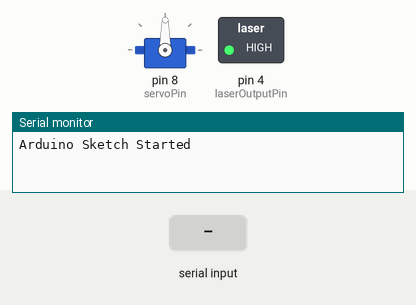
Recording of a sketch running on a simulated Arduino Uno, built with avr-gcc and run on an emulated ATmega328P. On the bench: servo, switched loads named in the sketch (green lamp = pin HIGH), the last lines printed to the serial monitor. The test bench sets the inputs (shaded band).

Above: at 1.2 s.
1.3 s: "D" received over Serial
At 4.1 s:
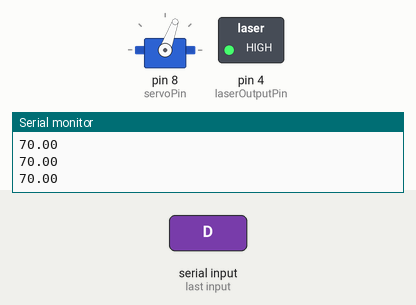
4.3 s: "U" received over Serial
At 5.1 s:
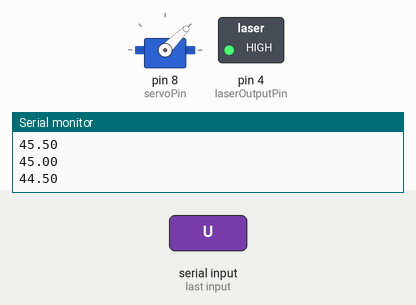
At 6.8 s:
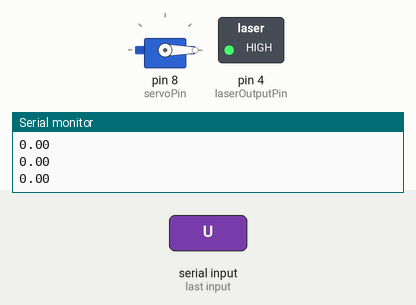
Timing chart, 0 to 8.3 s (numbered marks = the images above; inputs shaded):
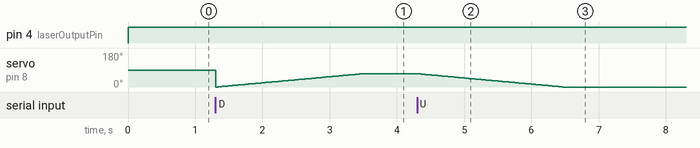

The sketch:

SD1_Team2_Production_v02.ino.ino
```cpp
//Add servo library and initialize servo object
#include <Servo.h>
Servo myservo;

//Define constants
#define dirPin 2
#define stepPin 3
//#define stepsPerRevolution 200
#define laserOutputPin 4
#define stepperM0 5
#define stepperM1 6
#define stepperM2 7
#define servoPin 8
#define speed 80000
#define revs 0.05
#define stepsPerRevolution 200

//Define global position variable for servo

double servoPosition=0;
char appCommand;
//_________________________________________________________________________________
// Function Definitions
void elevationDown(){
  myservo.write(servoPosition);
  if(servoPosition<70){
    servoPosition+=0.5;
  }
  Serial.println(servoPosition);
  delay(15);
}

void elevationUp(){
  myservo.write(servoPosition);
  if(servoPosition>0){
    servoPosition-=0.5;
  }
  Serial.println(servoPosition);
  delay(15);
}

void azimuthRight(){
  digitalWrite(dirPin, HIGH);
  for (int i = 0; i < revs * stepsPerRevolution; i++) {
    digitalWrite(stepPin, HIGH);
    delayMicroseconds(speed);
    digitalWrite(stepPin, LOW);
    delayMicroseconds(speed);
    delay(100);
  }
}

void azimuthLeft(){
  digitalWrite(dirPin, LOW);
  for (int i = 0; i < revs * stepsPerRevolution; i++) {
    digitalWrite(stepPin, HIGH);
    delayMicroseconds(speed);
    digitalWrite(stepPin, LOW);
    delayMicroseconds(speed);
    delay(100);
  }
}


//___________________________________________________________________________

void setup() {
  // put your setup code here, to run once:
  Serial.begin(9600);
  myservo.attach(servoPin);
  pinMode(laserOutputPin, OUTPUT);
  Serial.println("Arduino Sketch Started");
}
//___________________________________________________________________________

void loop() {
  digitalWrite(laserOutputPin, HIGH); //turn on

  digitalWrite(stepperM0, HIGH); //set stepper to finest step increment
  digitalWrite(stepperM1, HIGH);
  digitalWrite(stepperM2, HIGH);


  if(Serial.available()){ //this section waits for input from the BT module and app and executes functions based on controller entry
  //Serial.println("Serial Available.");
  appCommand = Serial.read();
  Serial.println(appCommand);
  }
  switch (appCommand){
        case 'U':
        elevationUp();
        break;

        case 'D':
        elevationDown();
        break;

        case 'R':
        azimuthRight();
        break;

        case 'L':
        azimuthLeft();
        break;

        case 'S':
        break;

  }

}
//_____________________________________________________________________
```

Measured:
- after the input at 4.3 s, servo on pin 8 (servoPin): moves from 70° to 0° over 2.1 s, starting at once
